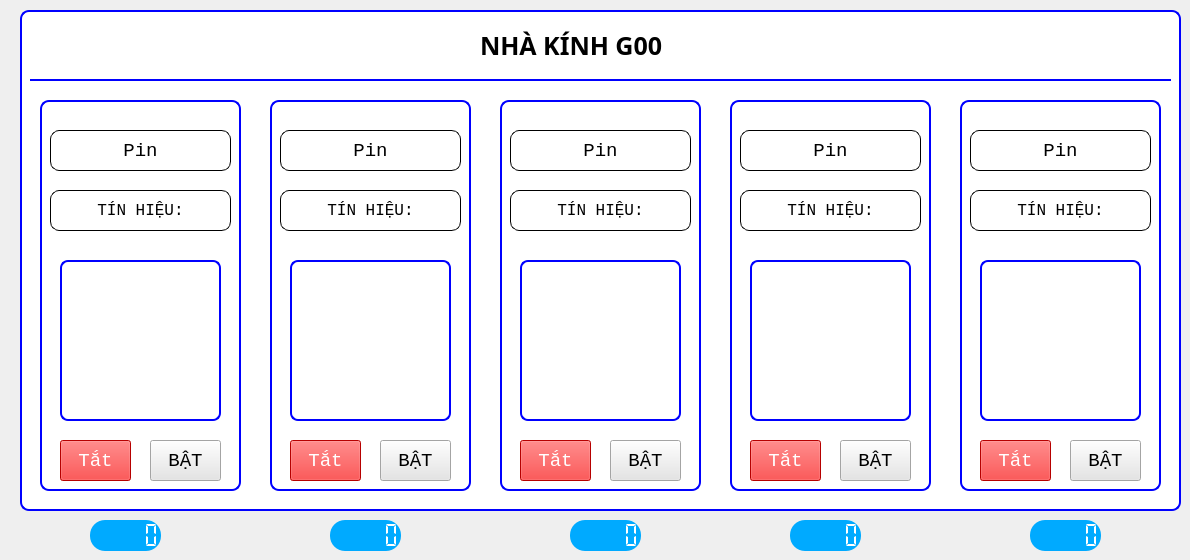
    <widget class="QWidget" name="tab">
     <attribute name="title">
      <string>Điều khiển thiết bị</string>
     </attribute>
     <widget class="QLabel" name="label_38">
      <property name="geometry">
       <rect>
        <x>20</x>
        <y>10</y>
        <width>1161</width>
        <height>501</height>
       </rect>
      </property>
      <property name="styleSheet">
       <string notr="true">border-radius:9px;
border: 2px solid blue;
background-color: rgb(255, 255, 255);</string>
      </property>
      <property name="text">
       <string/>
      </property>
     </widget>
     <widget class="Line" name="line_29">
      <property name="geometry">
       <rect>
        <x>30</x>
        <y>70</y>
        <width>1141</width>
        <height>20</height>
       </rect>
      </property>
      <property name="styleSheet">
       <string notr="true">background-color: rgb(255, 255, 255);
background-color: rgb(255, 255, 255);
color: rgb(0, 0, 255);</string>
      </property>
      <property name="frameShadow">
       <enum>QFrame::Plain</enum>
      </property>
      <property name="lineWidth">
       <number>2</number>
      </property>
      <property name="orientation">
       <enum>Qt::Horizontal</enum>
      </property>
     </widget>
     <widget class="QLabel" name="label_5">
      <property name="geometry">
       <rect>
        <x>40</x>
        <y>100</y>
        <width>201</width>
        <height>391</height>
       </rect>
      </property>
      <property name="styleSheet">
       <string notr="true">border-radius:9px;
border: 2px solid blue;
background-color: rgb(255, 255, 255);</string>
      </property>
      <property name="text">
       <string/>
      </property>
     </widget>
     <widget class="QLabel" name="label_8">
      <property name="geometry">
       <rect>
        <x>270</x>
        <y>100</y>
        <width>201</width>
        <height>391</height>
       </rect>
      </property>
      <property name="styleSheet">
       <string notr="true">border-radius:9px;
border: 2px solid blue;
background-color: rgb(255, 255, 255);</string>
      </property>
      <property name="text">
       <string/>
      </property>
     </widget>
     <widget class="QLabel" name="label_9">
      <property name="geometry">
       <rect>
        <x>500</x>
        <y>100</y>
        <width>201</width>
        <height>391</height>
       </rect>
      </property>
      <property name="styleSheet">
       <string notr="true">border-radius:9px;
border: 2px solid blue;
background-color: rgb(255, 255, 255);</string>
      </property>
      <property name="text">
       <string/>
      </property>
     </widget>
     <widget class="QLabel" name="label_10">
      <property name="geometry">
       <rect>
        <x>730</x>
        <y>100</y>
        <width>201</width>
        <height>391</height>
       </rect>
      </property>
      <property name="styleSheet">
       <string notr="true">border-radius:9px;
border: 2px solid blue;
background-color: rgb(255, 255, 255);</string>
      </property>
      <property name="text">
       <string/>
      </property>
     </widget>
     <widget class="QLabel" name="label_11">
      <property name="geometry">
       <rect>
        <x>960</x>
        <y>100</y>
        <width>201</width>
        <height>391</height>
       </rect>
      </property>
      <property name="styleSheet">
       <string notr="true">border-radius:9px;
border: 2px solid blue;
background-color: rgb(255, 255, 255);</string>
      </property>
      <property name="text">
       <string/>
      </property>
     </widget>
     <widget class="QLabel" name="tab2_pin1">
      <property name="geometry">
       <rect>
        <x>50</x>
        <y>130</y>
        <width>181</width>
        <height>41</height>
       </rect>
      </property>
      <property name="font">
       <font>
        <family>Courier New</family>
        <pointsize>14</pointsize>
       </font>
      </property>
      <property name="styleSheet">
       <string notr="true">background-color: rgb(255, 255, 255);
background-color: rgb(255, 255, 255);
border-radius:9px;
border: 1px solid back
</string>
      </property>
      <property name="frameShape">
       <enum>QFrame::Box</enum>
      </property>
      <property name="text">
       <string>Pin</string>
      </property>
      <property name="alignment">
       <set>Qt::AlignCenter</set>
      </property>
     </widget>
     <widget class="QLabel" name="tab2_th1">
      <property name="geometry">
       <rect>
        <x>50</x>
        <y>190</y>
        <width>181</width>
        <height>41</height>
       </rect>
      </property>
      <property name="font">
       <font>
        <family>Courier New</family>
        <pointsize>12</pointsize>
       </font>
      </property>
      <property name="styleSheet">
       <string notr="true">background-color: rgb(255, 255, 255);
background-color: rgb(255, 255, 255);
border-radius:9px;
border: 1px solid black</string>
      </property>
      <property name="frameShape">
       <enum>QFrame::Box</enum>
      </property>
      <property name="text">
       <string>TÍN HIỆU:</string>
      </property>
      <property name="alignment">
       <set>Qt::AlignCenter</set>
      </property>
     </widget>
     <widget class="QLabel" name="tab2_img_1">
      <property name="geometry">
       <rect>
        <x>60</x>
        <y>260</y>
        <width>161</width>
        <height>161</height>
       </rect>
      </property>
      <property name="font">
       <font>
        <family>Courier New</family>
        <pointsize>16</pointsize>
       </font>
      </property>
      <property name="styleSheet">
       <string notr="true">background-color: rgb(255, 255, 255);
background-color: rgb(255, 255, 255);
border-radius:8px;
border: 2px solid blue</string>
      </property>
      <property name="frameShape">
       <enum>QFrame::Box</enum>
      </property>
      <property name="text">
       <string/>
      </property>
      <property name="pixmap">
       <pixmap>../photos/dieu_khien_thiet_bi/wplum_off.jpg</pixmap>
      </property>
      <property name="scaledContents">
       <bool>true</bool>
      </property>
      <property name="alignment">
       <set>Qt::AlignCenter</set>
      </property>
     </widget>
     <widget class="QPushButton" name="tab2_btn_r1off">
      <property name="geometry">
       <rect>
        <x>60</x>
        <y>440</y>
        <width>71</width>
        <height>41</height>
       </rect>
      </property>
      <property name="font">
       <font>
        <family>Courier New</family>
        <pointsize>14</pointsize>
        <weight>50</weight>
        <italic>false</italic>
        <bold>false</bold>
       </font>
      </property>
      <property name="styleSheet">
       <string notr="true">background-color: rgb(255, 0, 0);
color: rgb(255, 255, 255);</string>
      </property>
      <property name="text">
       <string>Tắt</string>
      </property>
      <property name="iconSize">
       <size>
        <width>24</width>
        <height>24</height>
       </size>
      </property>
     </widget>
     <widget class="QPushButton" name="tab2_btn_r1on">
      <property name="geometry">
       <rect>
        <x>150</x>
        <y>440</y>
        <width>71</width>
        <height>41</height>
       </rect>
      </property>
      <property name="font">
       <font>
        <family>Courier New</family>
        <pointsize>14</pointsize>
        <weight>50</weight>
        <italic>false</italic>
        <bold>false</bold>
       </font>
      </property>
      <property name="styleSheet">
       <string notr="true">background-color: rgb(229, 229, 229);
color: rgb(0, 0, 0);</string>
      </property>
      <property name="text">
       <string>BẬT</string>
      </property>
      <property name="iconSize">
       <size>
        <width>24</width>
        <height>24</height>
       </size>
      </property>
     </widget>
     <widget class="QLabel" name="tab2_img_2">
      <property name="geometry">
       <rect>
        <x>290</x>
        <y>260</y>
        <width>161</width>
        <height>161</height>
       </rect>
      </property>
      <property name="font">
       <font>
        <family>Courier New</family>
        <pointsize>16</pointsize>
       </font>
      </property>
      <property name="styleSheet">
       <string notr="true">background-color: rgb(255, 255, 255);
background-color: rgb(255, 255, 255);
border-radius:8px;
border: 2px solid blue</string>
      </property>
      <property name="frameShape">
       <enum>QFrame::Box</enum>
      </property>
      <property name="text">
       <string/>
      </property>
      <property name="pixmap">
       <pixmap>../photos/dieu_khien_thiet_bi/curtain_off.png</pixmap>
      </property>
      <property name="scaledContents">
       <bool>true</bool>
      </property>
      <property name="alignment">
       <set>Qt::AlignCenter</set>
      </property>
     </widget>
     <widget class="QLabel" name="tab2_pin2">
      <property name="geometry">
       <rect>
        <x>280</x>
        <y>130</y>
        <width>181</width>
        <height>41</height>
       </rect>
      </property>
      <property name="font">
       <font>
        <family>Courier New</family>
        <pointsize>14</pointsize>
       </font>
      </property>
      <property name="styleSheet">
       <string notr="true">background-color: rgb(255, 255, 255);
background-color: rgb(255, 255, 255);
border-radius:9px;
border: 1px solid back
</string>
      </property>
      <property name="frameShape">
       <enum>QFrame::Box</enum>
      </property>
      <property name="text">
       <string>Pin</string>
      </property>
      <property name="alignment">
       <set>Qt::AlignCenter</set>
      </property>
     </widget>
     <widget class="QLabel" name="tab2_th2">
      <property name="geometry">
       <rect>
        <x>280</x>
        <y>190</y>
        <width>181</width>
        <height>41</height>
       </rect>
      </property>
      <property name="font">
       <font>
        <family>Courier New</family>
        <pointsize>12</pointsize>
       </font>
      </property>
      <property name="styleSheet">
       <string notr="true">background-color: rgb(255, 255, 255);
background-color: rgb(255, 255, 255);
border-radius:9px;
border: 1px solid black</string>
      </property>
      <property name="frameShape">
       <enum>QFrame::Box</enum>
      </property>
      <property name="text">
       <string>TÍN HIỆU:</string>
      </property>
      <property name="alignment">
       <set>Qt::AlignCenter</set>
      </property>
     </widget>
     <widget class="QPushButton" name="tab2_btn_r2off">
      <property name="geometry">
       <rect>
        <x>290</x>
        <y>440</y>
        <width>71</width>
        <height>41</height>
       </rect>
      </property>
      <property name="font">
       <font>
        <family>Courier New</family>
        <pointsize>14</pointsize>
        <weight>50</weight>
        <italic>false</italic>
        <bold>false</bold>
       </font>
      </property>
      <property name="styleSheet">
       <string notr="true">background-color: rgb(255, 0, 0);
color: rgb(255, 255, 255);</string>
      </property>
      <property name="text">
       <string>Tắt</string>
      </property>
      <property name="iconSize">
       <size>
        <width>24</width>
        <height>24</height>
       </size>
      </property>
     </widget>
     <widget class="QPushButton" name="tab2_btn_r2on">
      <property name="geometry">
       <rect>
        <x>380</x>
        <y>440</y>
        <width>71</width>
        <height>41</height>
       </rect>
      </property>
      <property name="font">
       <font>
        <family>Courier New</family>
        <pointsize>14</pointsize>
        <weight>50</weight>
        <italic>false</italic>
        <bold>false</bold>
       </font>
      </property>
      <property name="styleSheet">
       <string notr="true">background-color: rgb(229, 229, 229);
color: rgb(0, 0, 0);</string>
      </property>
      <property name="text">
       <string>BẬT</string>
      </property>
      <property name="iconSize">
       <size>
        <width>24</width>
        <height>24</height>
       </size>
      </property>
     </widget>
     <widget class="QPushButton" name="tab2_btn_r3off">
      <property name="geometry">
       <rect>
        <x>520</x>
        <y>440</y>
        <width>71</width>
        <height>41</height>
       </rect>
      </property>
      <property name="font">
       <font>
        <family>Courier New</family>
        <pointsize>14</pointsize>
        <weight>50</weight>
        <italic>false</italic>
        <bold>false</bold>
       </font>
      </property>
      <property name="styleSheet">
       <string notr="true">background-color: rgb(255, 0, 0);
color: rgb(255, 255, 255);</string>
      </property>
      <property name="text">
       <string>Tắt</string>
      </property>
      <property name="iconSize">
       <size>
        <width>24</width>
        <height>24</height>
       </size>
      </property>
     </widget>
     <widget class="QPushButton" name="tab2_btn_r3on">
      <property name="geometry">
       <rect>
        <x>610</x>
        <y>440</y>
        <width>71</width>
        <height>41</height>
       </rect>
      </property>
      <property name="font">
       <font>
        <family>Courier New</family>
        <pointsize>14</pointsize>
        <weight>50</weight>
        <italic>false</italic>
        <bold>false</bold>
       </font>
      </property>
      <property name="styleSheet">
       <string notr="true">background-color: rgb(229, 229, 229);
color: rgb(0, 0, 0);</string>
      </property>
      <property name="text">
       <string>BẬT</string>
      </property>
      <property name="iconSize">
       <size>
        <width>24</width>
        <height>24</height>
       </size>
      </property>
     </widget>
     <widget class="QLabel" name="tab2_pin3">
      <property name="geometry">
       <rect>
        <x>510</x>
        <y>130</y>
        <width>181</width>
        <height>41</height>
       </rect>
      </property>
      <property name="font">
       <font>
        <family>Courier New</family>
        <pointsize>14</pointsize>
       </font>
      </property>
      <property name="styleSheet">
       <string notr="true">background-color: rgb(255, 255, 255);
background-color: rgb(255, 255, 255);
border-radius:9px;
border: 1px solid back
</string>
      </property>
      <property name="frameShape">
       <enum>QFrame::Box</enum>
      </property>
      <property name="text">
       <string>Pin</string>
      </property>
      <property name="alignment">
       <set>Qt::AlignCenter</set>
      </property>
     </widget>
     <widget class="QLabel" name="tab2_th3">
      <property name="geometry">
       <rect>
        <x>510</x>
        <y>190</y>
        <width>181</width>
        <height>41</height>
       </rect>
      </property>
      <property name="font">
       <font>
        <family>Courier New</family>
        <pointsize>12</pointsize>
       </font>
      </property>
      <property name="styleSheet">
       <string notr="true">background-color: rgb(255, 255, 255);
background-color: rgb(255, 255, 255);
border-radius:9px;
border: 1px solid black</string>
      </property>
      <property name="frameShape">
       <enum>QFrame::Box</enum>
      </property>
      <property name="text">
       <string>TÍN HIỆU:</string>
      </property>
      <property name="alignment">
       <set>Qt::AlignCenter</set>
      </property>
     </widget>
     <widget class="QLabel" name="tab2_img_3">
      <property name="geometry">
       <rect>
        <x>520</x>
        <y>260</y>
        <width>161</width>
        <height>161</height>
       </rect>
      </property>
      <property name="font">
       <font>
        <family>Courier New</family>
        <pointsize>16</pointsize>
       </font>
      </property>
      <property name="styleSheet">
       <string notr="true">background-color: rgb(255, 255, 255);
background-color: rgb(255, 255, 255);
border-radius:8px;
border: 2px solid blue</string>
      </property>
      <property name="frameShape">
       <enum>QFrame::Box</enum>
      </property>
      <property name="text">
       <string/>
      </property>
      <property name="pixmap">
       <pixmap>../photos/dieu_khien_thiet_bi/wplum_off.jpg</pixmap>
      </property>
      <property name="scaledContents">
       <bool>true</bool>
      </property>
      <property name="alignment">
       <set>Qt::AlignCenter</set>
      </property>
     </widget>
     <widget class="QPushButton" name="tab2_btn_r4off">
      <property name="geometry">
       <rect>
        <x>750</x>
        <y>440</y>
        <width>71</width>
        <height>41</height>
       </rect>
      </property>
      <property name="font">
       <font>
        <family>Courier New</family>
        <pointsize>14</pointsize>
        <weight>50</weight>
        <italic>false</italic>
        <bold>false</bold>
       </font>
      </property>
      <property name="styleSheet">
       <string notr="true">background-color: rgb(255, 0, 0);
color: rgb(255, 255, 255);</string>
      </property>
      <property name="text">
       <string>Tắt</string>
      </property>
      <property name="iconSize">
       <size>
        <width>24</width>
        <height>24</height>
       </size>
      </property>
     </widget>
     <widget class="QPushButton" name="tab2_btn_r4on">
      <property name="geometry">
       <rect>
        <x>840</x>
        <y>440</y>
        <width>71</width>
        <height>41</height>
       </rect>
      </property>
      <property name="font">
       <font>
        <family>Courier New</family>
        <pointsize>14</pointsize>
        <weight>50</weight>
        <italic>false</italic>
        <bold>false</bold>
       </font>
      </property>
      <property name="styleSheet">
       <string notr="true">background-color: rgb(229, 229, 229);
color: rgb(0, 0, 0);</string>
      </property>
      <property name="text">
       <string>BẬT</string>
      </property>
      <property name="iconSize">
       <size>
        <width>24</width>
        <height>24</height>
       </size>
      </property>
     </widget>
     <widget class="QLabel" name="tab2_pin4">
      <property name="geometry">
       <rect>
        <x>740</x>
        <y>130</y>
        <width>181</width>
        <height>41</height>
       </rect>
      </property>
      <property name="font">
       <font>
        <family>Courier New</family>
        <pointsize>14</pointsize>
       </font>
      </property>
      <property name="styleSheet">
       <string notr="true">background-color: rgb(255, 255, 255);
background-color: rgb(255, 255, 255);
border-radius:9px;
border: 1px solid back
</string>
      </property>
      <property name="frameShape">
       <enum>QFrame::Box</enum>
      </property>
      <property name="text">
       <string>Pin</string>
      </property>
      <property name="alignment">
       <set>Qt::AlignCenter</set>
      </property>
     </widget>
     <widget class="QLabel" name="tab2_th4">
      <property name="geometry">
       <rect>
        <x>740</x>
        <y>190</y>
        <width>181</width>
        <height>41</height>
       </rect>
      </property>
      <property name="font">
       <font>
        <family>Courier New</family>
        <pointsize>12</pointsize>
       </font>
      </property>
      <property name="styleSheet">
       <string notr="true">background-color: rgb(255, 255, 255);
background-color: rgb(255, 255, 255);
border-radius:9px;
border: 1px solid black</string>
      </property>
      <property name="frameShape">
       <enum>QFrame::Box</enum>
      </property>
      <property name="text">
       <string>TÍN HIỆU:</string>
      </property>
      <property name="alignment">
       <set>Qt::AlignCenter</set>
      </property>
     </widget>
     <widget class="QLabel" name="tab2_img_4">
      <property name="geometry">
       <rect>
        <x>750</x>
        <y>260</y>
        <width>161</width>
        <height>161</height>
       </rect>
      </property>
      <property name="font">
       <font>
        <family>Courier New</family>
        <pointsize>16</pointsize>
       </font>
      </property>
      <property name="styleSheet">
       <string notr="true">background-color: rgb(255, 255, 255);
background-color: rgb(255, 255, 255);
border-radius:8px;
border: 2px solid blue</string>
      </property>
      <property name="frameShape">
       <enum>QFrame::Box</enum>
      </property>
      <property name="text">
       <string/>
      </property>
      <property name="pixmap">
       <pixmap>../photos/dieu_khien_thiet_bi/curtain_off.png</pixmap>
      </property>
      <property name="scaledContents">
       <bool>true</bool>
      </property>
      <property name="alignment">
       <set>Qt::AlignCenter</set>
      </property>
     </widget>
     <widget class="QPushButton" name="tab2_btn_r5off">
      <property name="geometry">
       <rect>
        <x>980</x>
        <y>440</y>
        <width>71</width>
        <height>41</height>
       </rect>
      </property>
      <property name="font">
       <font>
        <family>Courier New</family>
        <pointsize>14</pointsize>
        <weight>50</weight>
        <italic>false</italic>
        <bold>false</bold>
       </font>
      </property>
      <property name="styleSheet">
       <string notr="true">background-color: rgb(255, 0, 0);
color: rgb(255, 255, 255);</string>
      </property>
      <property name="text">
       <string>Tắt</string>
      </property>
      <property name="iconSize">
       <size>
        <width>24</width>
        <height>24</height>
       </size>
      </property>
     </widget>
     <widget class="QPushButton" name="tab2_btn_r5on">
      <property name="geometry">
       <rect>
        <x>1070</x>
        <y>440</y>
        <width>71</width>
        <height>41</height>
       </rect>
      </property>
      <property name="font">
       <font>
        <family>Courier New</family>
        <pointsize>14</pointsize>
        <weight>50</weight>
        <italic>false</italic>
        <bold>false</bold>
       </font>
      </property>
      <property name="styleSheet">
       <string notr="true">background-color: rgb(229, 229, 229);
color: rgb(0, 0, 0);</string>
      </property>
      <property name="text">
       <string>BẬT</string>
      </property>
      <property name="iconSize">
       <size>
        <width>24</width>
        <height>24</height>
       </size>
      </property>
     </widget>
     <widget class="QLabel" name="tab2_pin5">
      <property name="geometry">
       <rect>
        <x>970</x>
        <y>130</y>
        <width>181</width>
        <height>41</height>
       </rect>
      </property>
      <property name="font">
       <font>
        <family>Courier New</family>
        <pointsize>14</pointsize>
       </font>
      </property>
      <property name="styleSheet">
       <string notr="true">background-color: rgb(255, 255, 255);
background-color: rgb(255, 255, 255);
border-radius:9px;
border: 1px solid back
</string>
      </property>
      <property name="frameShape">
       <enum>QFrame::Box</enum>
      </property>
      <property name="text">
       <string>Pin</string>
      </property>
      <property name="alignment">
       <set>Qt::AlignCenter</set>
      </property>
     </widget>
     <widget class="QLabel" name="tab2_th5">
      <property name="geometry">
       <rect>
        <x>970</x>
        <y>190</y>
        <width>181</width>
        <height>41</height>
       </rect>
      </property>
      <property name="font">
       <font>
        <family>Courier New</family>
        <pointsize>12</pointsize>
       </font>
      </property>
      <property name="styleSheet">
       <string notr="true">background-color: rgb(255, 255, 255);
background-color: rgb(255, 255, 255);
border-radius:9px;
border: 1px solid black</string>
      </property>
      <property name="frameShape">
       <enum>QFrame::Box</enum>
      </property>
      <property name="text">
       <string>TÍN HIỆU:</string>
      </property>
      <property name="alignment">
       <set>Qt::AlignCenter</set>
      </property>
     </widget>
     <widget class="QLabel" name="tab2_img_5">
      <property name="geometry">
       <rect>
        <x>980</x>
        <y>260</y>
        <width>161</width>
        <height>161</height>
       </rect>
      </property>
      <property name="font">
       <font>
        <family>Courier New</family>
        <pointsize>16</pointsize>
       </font>
      </property>
      <property name="styleSheet">
       <string notr="true">background-color: rgb(255, 255, 255);
background-color: rgb(255, 255, 255);
border-radius:8px;
border: 2px solid blue</string>
      </property>
      <property name="frameShape">
       <enum>QFrame::Box</enum>
      </property>
      <property name="text">
       <string/>
      </property>
      <property name="pixmap">
       <pixmap>../photos/dieu_khien_thiet_bi/wplum_off.jpg</pixmap>
      </property>
      <property name="scaledContents">
       <bool>true</bool>
      </property>
      <property name="alignment">
       <set>Qt::AlignCenter</set>
      </property>
     </widget>
     <widget class="QLabel" name="label_4">
      <property name="geometry">
       <rect>
        <x>480</x>
        <y>20</y>
        <width>221</width>
        <height>51</height>
       </rect>
      </property>
      <property name="font">
       <font>
        <family>Kozuka Gothic Pr6N H</family>
        <pointsize>19</pointsize>
        <weight>75</weight>
        <bold>true</bold>
       </font>
      </property>
      <property name="styleSheet">
       <string notr="true">background-color: rgb(255, 255, 255);</string>
      </property>
      <property name="text">
       <string>NHÀ KÍNH G00</string>
      </property>
     </widget>
     <widget class="QLCDNumber" name="lcdNumber">
      <property name="geometry">
       <rect>
        <x>90</x>
        <y>520</y>
        <width>71</width>
        <height>31</height>
       </rect>
      </property>
      <property name="styleSheet">
       <string notr="true">background-color: rgb(0, 170, 255); 
color: white; 
border-radius:15px;
border-color:rgb(0, 170, 255); </string>
      </property>
      <property name="frameShape">
       <enum>QFrame::Box</enum>
      </property>
      <property name="frameShadow">
       <enum>QFrame::Sunken</enum>
      </property>
      <property name="segmentStyle">
       <enum>QLCDNumber::Flat</enum>
      </property>
     </widget>
     <widget class="QLCDNumber" name="lcdNumber_2">
      <property name="geometry">
       <rect>
        <x>330</x>
        <y>520</y>
        <width>71</width>
        <height>31</height>
       </rect>
      </property>
      <property name="styleSheet">
       <string notr="true">background-color: rgb(0, 170, 255); 
color: white; 
border-radius:15px;
border-color:rgb(0, 170, 255); </string>
      </property>
      <property name="segmentStyle">
       <enum>QLCDNumber::Flat</enum>
      </property>
     </widget>
     <widget class="QLCDNumber" name="lcdNumber_3">
      <property name="geometry">
       <rect>
        <x>570</x>
        <y>520</y>
        <width>71</width>
        <height>31</height>
       </rect>
      </property>
      <property name="styleSheet">
       <string notr="true">background-color: rgb(0, 170, 255); 
color: white; 
border-radius:15px;
border-color:rgb(0, 170, 255); </string>
      </property>
      <property name="segmentStyle">
       <enum>QLCDNumber::Flat</enum>
      </property>
     </widget>
     <widget class="QLCDNumber" name="lcdNumber_4">
      <property name="geometry">
       <rect>
        <x>790</x>
        <y>520</y>
        <width>71</width>
        <height>31</height>
       </rect>
      </property>
      <property name="styleSheet">
       <string notr="true">background-color: rgb(0, 170, 255); 
color: white; 
border-radius:15px;
border-color:rgb(0, 170, 255); </string>
      </property>
      <property name="segmentStyle">
       <enum>QLCDNumber::Flat</enum>
      </property>
     </widget>
     <widget class="QLCDNumber" name="lcdNumber_5">
      <property name="geometry">
       <rect>
        <x>1030</x>
        <y>520</y>
        <width>71</width>
        <height>31</height>
       </rect>
      </property>
      <property name="styleSheet">
       <string notr="true">background-color: rgb(0, 170, 255); 
color: white; 
border-radius:15px;
border-color:rgb(0, 170, 255); </string>
      </property>
      <property name="segmentStyle">
       <enum>QLCDNumber::Flat</enum>
      </property>
     </widget>
    </widget>
